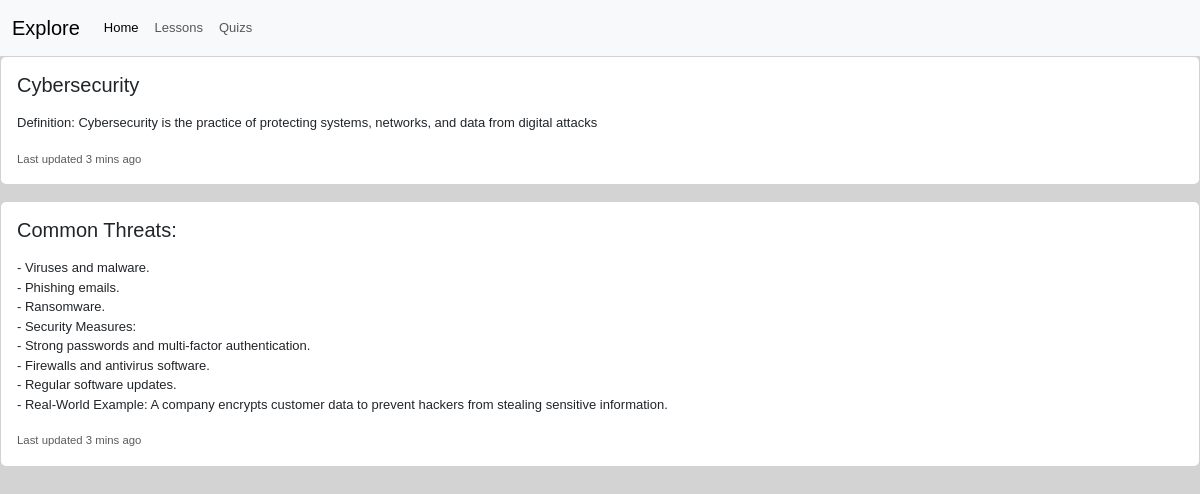
The app's page /lesson_view/5/ with its own data.
### ITwebapp/models.py (models this page shows, shortened)
class LessonContent(models.Model):
    lesson = models.ForeignKey(Lesson, related_name="lessoncontent", on_delete=models.CASCADE)
    title = models.CharField(max_length=200)
    content = models.TextField()

### ITwebapp/views.py (the view)
# urls.py: path("lesson_view/<int:lesson_id>/", views.lesson_view, name="lesson_view"),
def lesson_view(request, lesson_id):
    lesson = get_object_or_404(Lesson, id=lesson_id)
    return render(request, "lesson/lesson_view.html", {"lessons": lesson})

### ITwebapp/templates/lesson/lesson_view.html
{% extends "base.html" %}
{% load static %}
{% block content %}
{% for content in lessons.lessoncontent.all %}
<div class="card mb-3">
  <div class="card-body">
    <h5 class="card-title">{{ content.title}}</h5>
    <p class="card-text">{{ content.content|linebreaks }}</p>
    <p class="card-text"><small class="text-body-secondary">Last updated 3 mins ago</small></p>
  </div>
</div>
{% endfor %}
{% endblock %}

### ITwebapp/static/css/main.css (style rules this page uses)
body { font-family: Arial; font-size: small; background: lightgray; }

### records on screen
LessonContent: title "Cybersecurity", content "Definition: Cybersecurity is the practice of protecting systems, networks, and data from digital attacks"
LessonContent: title "Common Threats:", content "- Viruses and malware. - Phishing emails. - Ransomware. - Security Measures: - Strong passwords and multi-factor authentication. - Firewalls and antivirus software. - Regular software updates. - Real-World Example: A company encrypts customer data to prevent hackers from stealing sensitive information."
